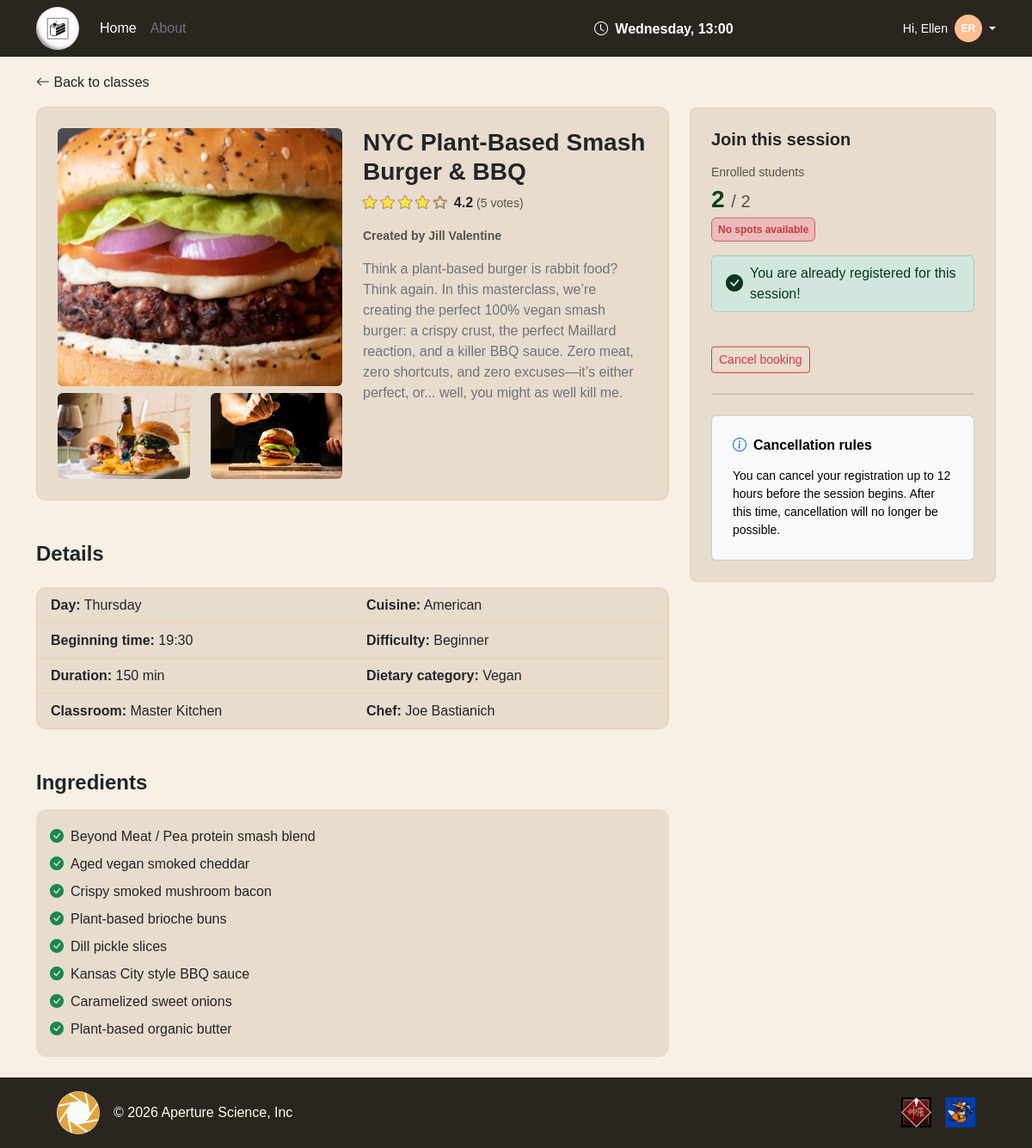
/session_details/3 (signed in), run on an earlier commit of the app's database.
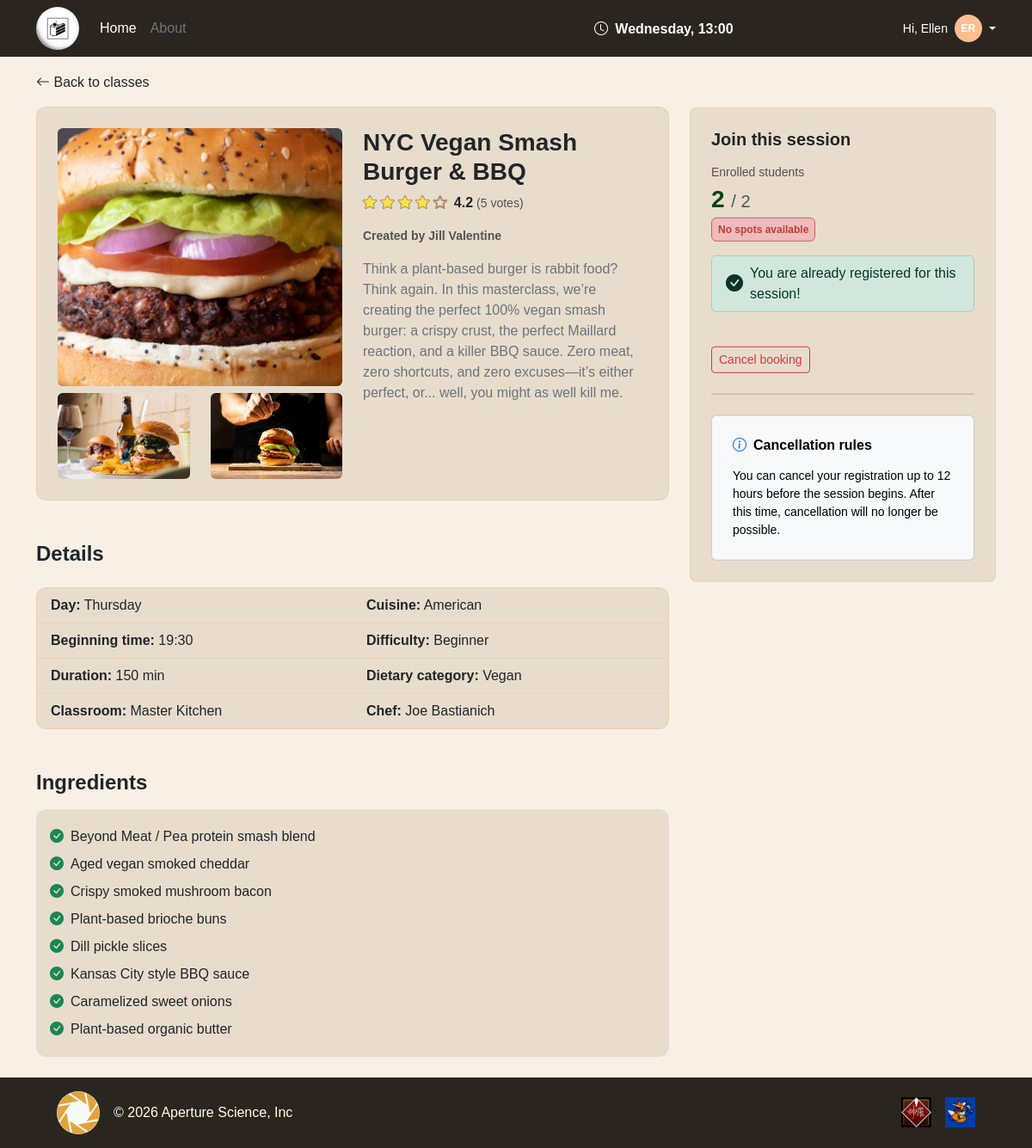
And on a later commit of the database.
### tables this page shows
CREATE TABLE "COOKING_CLASS" (
	"id"	INTEGER NOT NULL UNIQUE,
	"cuisine"	TEXT NOT NULL,
	"title"	TEXT NOT NULL,
	"duration"	INTEGER NOT NULL,
	"difficulty"	TEXT NOT NULL CHECK("difficulty" IN ('Beginner', 'Intermediate', 'Advanced')),
	"chef_name"	TEXT NOT NULL,
	"description"	TEXT NOT NULL,
	"dietary_category"	TEXT NOT NULL CHECK("dietary_category" IN ('Standard', 'Vegetarian', 'Vegan', 'Gluten-free')),
	"photo_1"	TEXT NOT NULL,
	"photo_2"	TEXT NOT NULL,
	"photo_3"	TEXT NOT NULL,
	"USER_email"	TEXT NOT NULL,
	PRIMARY KEY("id" AUTOINCREMENT),
	FOREIGN KEY("USER_email") REFERENCES "USER"("email") ON DELETE CASCADE
);

### app.py (the view)
@app.route("/session_details/<int:session_id>")
def session_details(session_id):
    session_class = cooking_class_dao.get_single_session(session_id)
    if not session_class:
        return redirect(url_for("home"))
    ingredients = cooking_class_dao.get_ingredients_per_class(session_class["COOKING_CLASS_id"])
    available_spots = cooking_class_dao.get_available_spots(session_id)
    rating, total_votes = cooking_class_dao.get_class_rating(session_class["COOKING_CLASS_id"])
    manager = user_dao.get_user_by_email(session_class["USER_email"])
    name_manager = f"{manager['first_name']} {manager['last_name']}"
    day = session_class["day_of_week"]
    time = session_class["start_time"]
    duration = session_class["duration"]
    deletable = utilities_dao.check_delete_eligibility(day, time)
    passed_session = utilities_dao.check_end_of_session(day, time, duration)
    session_started = utilities_dao.check_end_of_session(day, time, 0)
    session_in_progress = session_started and not passed_session
    user_status = None
    max_bookings_reached = False
    has_conflict = False
    if current_user.is_authenticated and current_user.role == "student":
        user_status = booking_dao.check_existing_booking(current_user.email, session_id)
        max_bookings_reached = booking_dao.count_user_enrollments(current_user.email) >= utilities_dao.MAX_ENROLLMENTS
        has_conflict = booking_dao.check_time_conflict(current_user.email, session_id)
    return render_template(
        "public/session_details.html",
        session_class=session_class,
        session_id=session_id,
        ingredients=ingredients,
        available_spots=available_spots,
        user_status=user_status,
        passed_session=passed_session,
        max_bookings_reached=max_bookings_reached,
        rating=rating,
        total_votes=total_votes,
        deletable=deletable,
        session_in_progress=session_in_progress,
        has_conflict=has_conflict,
        name_manager=name_manager,
        max_enrollments=utilities_dao.MAX_ENROLLMENTS
        )

### app.py (called while the page is built)
@login_manager.user_loader
def load_user(user_id):
    db_user = user_dao.get_user_by_email(user_id)
    if not db_user:
        return None
    return User(
        email=db_user["email"],
        first_name=db_user["first_name"],
        last_name=db_user["last_name"],
        password=db_user["password_hash"],
        role=db_user["role"]
    )

@app.context_processor
def inject_current_time():
    return {"current_day": utilities_dao.CURRENT_DAY, "current_time": utilities_dao.CURRENT_TIME}

### dao/booking_dao.py (called while the page is built)
def check_existing_booking(user_email, session_id):
    conn = utilities_dao.db_connect()
    cursor = conn.cursor()
    cursor.execute("SELECT * FROM BOOKING WHERE USER_email = ? AND CLASS_SESSION_id = ?", (user_email, session_id))
    booking = cursor.fetchone()
    utilities_dao.close_connection(conn, cursor)
    if booking:
        return booking["status"]
    return None

### dao/cooking_class_dao.py (called while the page is built)
def get_ingredients_per_class(cooking_class_id):
    conn = utilities_dao.db_connect()
    cursor = conn.cursor()
    cursor.execute("SELECT * FROM INGREDIENT WHERE COOKING_CLASS_id = ?", (cooking_class_id,))
    ingredients = cursor.fetchall()
    utilities_dao.close_connection(conn, cursor)
    return ingredients

### templates/public/session_details.html (shortened to what the changed rows need)
{% extends "base.html" %}
{% block content %}
<div class="container my-4">
    <div class="row">
        <div class="col-md-8">
            <div class="card p-3 p-md-4">
                <div class="row">
                    <div class="col-md-6">
                        <img src="{{ url_for('static', filename='img/classes/' ~ session_class.photo_1) }}"
                            class="rounded w-100 mb-2 object-fit-cover detail-main-img">
                        <div class="row">
                            <div class="col-6">
                                <img src="{{ url_for('static', filename='img/classes/' ~ session_class.photo_2) }}"
                                    class="rounded w-100 object-fit-cover detail-thumb-img">
                            </div>
                            <div class="col-6">
                                <img src="{{ url_for('static', filename='img/classes/' ~ session_class.photo_3) }}"
                                    class="rounded w-100 object-fit-cover detail-thumb-img">
                            </div>
                        </div>
                    </div>
                    <div class="col-md-6">
                        <h3 class="fw-bold">{{ session_class.title }}</h3>
                        <div class="d-flex align-items-center mb-3">
                            <div class="joe-star me-2">
                            </div>
                            <span class="fw-bold text-dark me-1">{{ "%.1f"|format(rating) }}</span>
                            <span class="text-muted small">({{ total_votes }} votes)</span>
                        </div>
                        <p class="small fw-semibold text-muted">Created by {{ name_manager }}</p>
                        <p class="text-secondary">{{ session_class.description }}</p>
                    </div>
                </div>
            </div>
            <div class="mt-5">
                <div class="card overflow-hidden">
                    <div class="row g-0">
                        <div class="col-md-6">
                            <ul class="list-group list-group-flush">
                                <li class="list-group-item"><strong>Day:</strong> {{ session_class.day_of_week }}</li>
                                <li class="list-group-item"><strong>Beginning time:</strong> {{ session_class.start_time }}</li>
                                <li class="list-group-item"><strong>Duration:</strong> {{ session_class.duration }} min</li>
                                <li class="list-group-item"><strong>Classroom:</strong> {{ session_class.kitchen }}</li>
                            </ul>
                        </div>
                        <div class="col-md-6">
                            <ul class="list-group list-group-flush">
                                <li class="list-group-item"><strong>Cuisine:</strong> {{ session_class.cuisine }}</li>
                                <li class="list-group-item"><strong>Difficulty:</strong> {{ session_class.difficulty }}</li>
                                <li class="list-group-item"><strong>Dietary category:</strong> {{ session_class.dietary_category }}</li>
                                <li class="list-group-item"><strong>Chef:</strong> {{ session_class.chef_name }}</li>
                            </ul>
                        </div>
                    </div>
                </div>
            </div>
        </div>
    </div>
</div>
{% endblock %}

What changed in the data, as far as the page shows it:
changed COOKING_CLASS "American": title "NYC Plant-Based Smash Burger & BBQ" → "NYC Vegan Smash Burger & BBQ"
